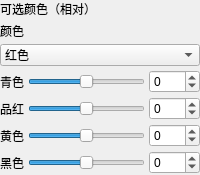
<?xml version="1.0" encoding="UTF-8"?>
<ui version="4.0">
 <class>AdjSelectiveColor</class>
 <widget class="QWidget" name="AdjSelectiveColor">
  <layout class="QVBoxLayout" name="rootLayout">
   <property name="spacing"><number>4</number></property>
   <property name="leftMargin"><number>0</number></property>
   <property name="topMargin"><number>0</number></property>
   <property name="rightMargin"><number>0</number></property>
   <property name="bottomMargin"><number>0</number></property>
   <item>
    <widget class="QLabel" name="labelTitle">
     <property name="text"><string>可选颜色（相对）</string></property>
    </widget>
   </item>
   <item>
    <widget class="QLabel" name="labelTarget">
     <property name="text"><string>颜色</string></property>
    </widget>
   </item>
   <item>
    <widget class="QComboBox" name="comboTarget">
     <item><property name="text"><string>红色</string></property></item>
     <item><property name="text"><string>黄色</string></property></item>
     <item><property name="text"><string>绿色</string></property></item>
     <item><property name="text"><string>青色</string></property></item>
     <item><property name="text"><string>蓝色</string></property></item>
     <item><property name="text"><string>洋红</string></property></item>
     <item><property name="text"><string>白色</string></property></item>
     <item><property name="text"><string>中性色</string></property></item>
     <item><property name="text"><string>黑色</string></property></item>
    </widget>
   </item>
   <item>
    <layout class="QGridLayout" name="grid">
     <item row="0" column="0"><widget class="QLabel" name="label_c"><property name="text"><string>青色</string></property></widget></item>
     <item row="0" column="1"><widget class="QSlider" name="slider_c"><property name="orientation"><enum>Qt::Orientation::Horizontal</enum></property><property name="minimum"><number>-100</number></property><property name="maximum"><number>100</number></property><property name="value"><number>0</number></property></widget></item>
     <item row="0" column="2"><widget class="QSpinBox" name="spin_c"><property name="minimum"><number>-100</number></property><property name="maximum"><number>100</number></property><property name="value"><number>0</number></property></widget></item>
     <item row="1" column="0"><widget class="QLabel" name="label_m"><property name="text"><string>品红</string></property></widget></item>
     <item row="1" column="1"><widget class="QSlider" name="slider_m"><property name="orientation"><enum>Qt::Orientation::Horizontal</enum></property><property name="minimum"><number>-100</number></property><property name="maximum"><number>100</number></property><property name="value"><number>0</number></property></widget></item>
     <item row="1" column="2"><widget class="QSpinBox" name="spin_m"><property name="minimum"><number>-100</number></property><property name="maximum"><number>100</number></property><property name="value"><number>0</number></property></widget></item>
     <item row="2" column="0"><widget class="QLabel" name="label_y"><property name="text"><string>黄色</string></property></widget></item>
     <item row="2" column="1"><widget class="QSlider" name="slider_y"><property name="orientation"><enum>Qt::Orientation::Horizontal</enum></property><property name="minimum"><number>-100</number></property><property name="maximum"><number>100</number></property><property name="value"><number>0</number></property></widget></item>
     <item row="2" column="2"><widget class="QSpinBox" name="spin_y"><property name="minimum"><number>-100</number></property><property name="maximum"><number>100</number></property><property name="value"><number>0</number></property></widget></item>
     <item row="3" column="0"><widget class="QLabel" name="label_k"><property name="text"><string>黑色</string></property></widget></item>
     <item row="3" column="1"><widget class="QSlider" name="slider_k"><property name="orientation"><enum>Qt::Orientation::Horizontal</enum></property><property name="minimum"><number>-100</number></property><property name="maximum"><number>100</number></property><property name="value"><number>0</number></property></widget></item>
     <item row="3" column="2"><widget class="QSpinBox" name="spin_k"><property name="minimum"><number>-100</number></property><property name="maximum"><number>100</number></property><property name="value"><number>0</number></property></widget></item>
    </layout>
   </item>
   <item>
    <spacer name="vSpacer"><property name="orientation"><enum>Qt::Orientation::Vertical</enum></property><property name="sizeHint" stdset="0"><size><width>20</width><height>1</height></size></property></spacer>
   </item>
  </layout>
 </widget>
 <resources/>
 <connections/>
</ui>
